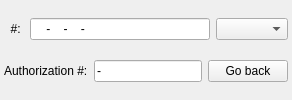
                  <widget class="QWidget" name="page_4">
                   <layout class="QVBoxLayout">
                    <property name="leftMargin">
                     <number>4</number>
                    </property>
                    <property name="topMargin">
                     <number>4</number>
                    </property>
                    <property name="rightMargin">
                     <number>4</number>
                    </property>
                    <property name="bottomMargin">
                     <number>4</number>
                    </property>
                    <item>
                     <layout class="QHBoxLayout" name="horizontalLayout_7">
                      <item>
                       <widget class="QLabel" name="labelCardNumber">
                        <property name="sizePolicy">
                         <sizepolicy hsizetype="MinimumExpanding" vsizetype="Minimum">
                          <horstretch>0</horstretch>
                          <verstretch>0</verstretch>
                         </sizepolicy>
                        </property>
                        <property name="text">
                         <string>  #:</string>
                        </property>
                        <property name="buddy">
                         <cstring>editCardNumber</cstring>
                        </property>
                       </widget>
                      </item>
                      <item>
                       <widget class="QLineEdit" name="editCardNumber">
                        <property name="sizePolicy">
                         <sizepolicy hsizetype="MinimumExpanding" vsizetype="Fixed">
                          <horstretch>0</horstretch>
                          <verstretch>0</verstretch>
                         </sizepolicy>
                        </property>
                        <property name="minimumSize">
                         <size>
                          <width>180</width>
                          <height>0</height>
                         </size>
                        </property>
                        <property name="maximumSize">
                         <size>
                          <width>180</width>
                          <height>16777215</height>
                         </size>
                        </property>
                        <property name="inputMask">
                         <string>0000-0000-0000-0000</string>
                        </property>
                        <property name="text">
                         <string>---</string>
                        </property>
                        <property name="cursorPosition">
                         <number>19</number>
                        </property>
                       </widget>
                      </item>
                      <item>
                       <widget class="QComboBox" name="comboCardType"/>
                      </item>
                     </layout>
                    </item>
                    <item>
                     <layout class="QHBoxLayout" name="horizontalLayout_10">
                      <item>
                       <widget class="QLabel" name="labelAuthNumber">
                        <property name="text">
                         <string>Authorization #:</string>
                        </property>
                       </widget>
                      </item>
                      <item>
                       <widget class="QLineEdit" name="editCardAuthNumber">
                        <property name="text">
                         <string>-</string>
                        </property>
                       </widget>
                      </item>
                      <item>
                       <widget class="QPushButton" name="buttonSearchDone_3">
                        <property name="text">
                         <string>Go back</string>
                        </property>
                       </widget>
                      </item>
                     </layout>
                    </item>
                   </layout>
                  </widget>
